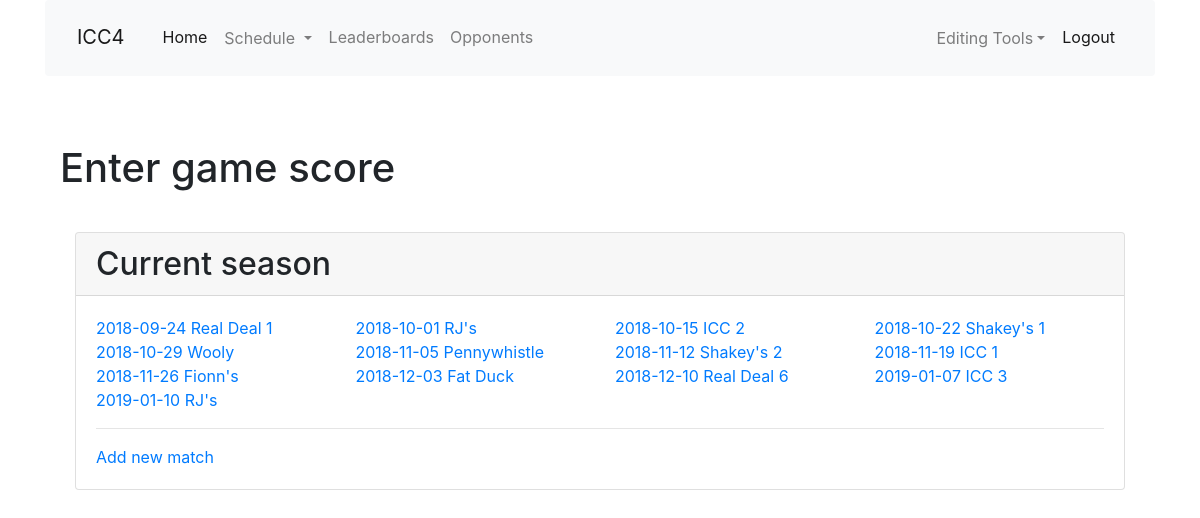
Before: /enter_score (signed in) with the older database file.
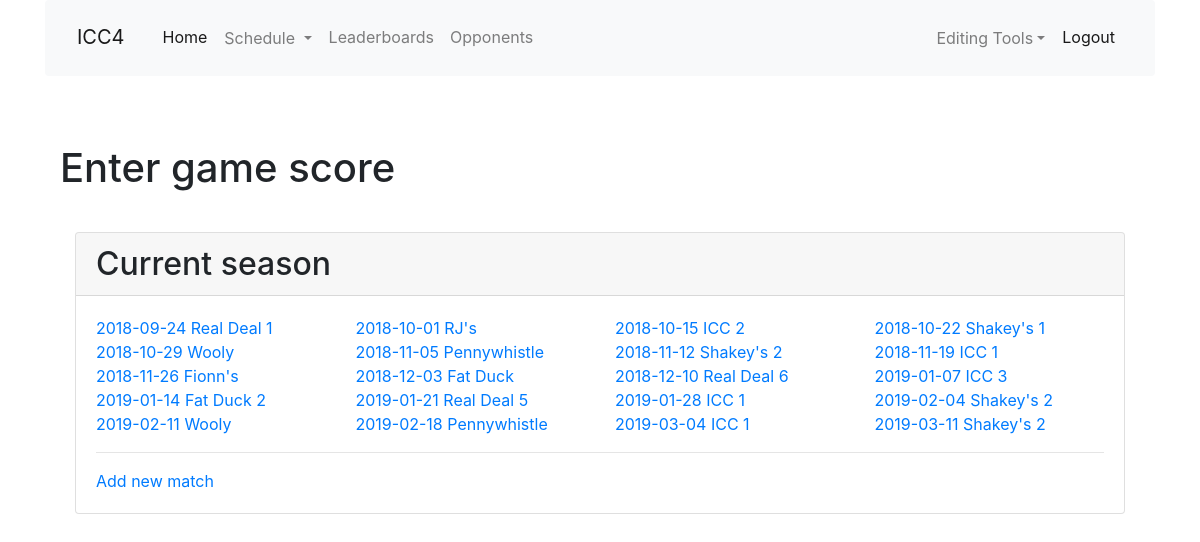
After: the same page with the newer database file.
### app/models.py (models this page shows, shortened)
class Match(db.Model):
    id = db.Column(db.Integer, primary_key=True)
    opponent_id = db.Column(db.Integer, db. ForeignKey('team.id'))
    opponent = db.relationship('Team', back_populates='matches')
    date = db.Column(db.Date, index=True, default=date.today())
    location = db.Column(db.String(64))
    home_away = db.Column(db.String(32), index=True)
    match_type = db.Column(db.String(32), index=True)
    games = db.relationship('Game', back_populates='match', lazy='dynamic')
    team_score = db.Column(db.Integer, index=True)
    opponent_score = db.Column(db.Integer, index=True)
    win = db.Column(db.Boolean, index=True, default=None)
    overtime = db.Column(db.Boolean, index=True, default=False)
    match_summary = db.Column(db.String(512))
    food = db.Column(db.String(128))
    match_stats = db.relationship('MatchStats', uselist=False, back_populates='match')
    high_scores = db.relationship('HighScore', back_populates='match', lazy='dynamic')
    low_scores = db.relationship('LowScore', back_populates='match', lazy='dynamic')
    @hybrid_property
    def season(self):
        return season_from_date(self.date)

class Team(db.Model):
    id = db.Column(db.Integer, primary_key=True)
    name = db.Column(db.String(64), index=True, unique=True)
    home_location = db.Column(db.String(64), index=True)
    address = db.Column(db.String(128), index=True)
    matches = db.relationship('Match', back_populates='opponent', lazy='dynamic')

### app/main/routes.py (the view, shortened to what this page needs)
@bp.route('/enter_score',  methods=['GET', 'POST'], defaults={'id': None})
@bp.route('/enter_score/<id>',  methods=['GET', 'POST'])
@login_required
def enter_score(id):
    match = Match.query.filter_by(id=id).first()
    form = EnterScoresForm(obj=match)
    all_matches = Match.query.order_by(Match.date).all()
    hl_form = HLScoreForm()
    if hl_form.add_btn.data:
        new_row = hl_form.hl_scores.append_entry()
        new_row.player.choices = [(p.nickname,p.nickname) for p in Player.query.all()]
        return render_template('enter_score.html', title='Enter Scores',
        form=form, hl_form=hl_form, match=match, all_matches=all_matches)
    if hl_form.rem_btn.data:
        hl_form.hl_scores.pop_entry()
        return render_template('enter_score.html', title='Enter Scores',
        form=form, hl_form=hl_form, match=match, all_matches=all_matches)
    if request.method=='GET' and match is not None:
        form.load_games(match)
        hl_form.load_scores(match)
    if request.method=='POST' and match is not None:
        form.load_games(match)
        hl_form.load_scores(match)
    return render_template('enter_score.html', title='Enter Scores',
        form=form, hl_form=hl_form, match=match, all_matches=all_matches), print('emd')

### app/main/routes.py (called while the page is built)
@bp.before_request
def before_request():
    g.all_seasons = Season.query.all()

### app/models.py (called while the page is built)
@login.user_loader
def load_user(id):
    return User.query.get(int(id))

### app/templates/enter_score.html (shortened to what this page needs)
{% extends "base.html" %}
{% import 'bootstrap/wtf.html' as wtf %}
{% block app_content %}
<div class="container">
  <h1>Enter game score</h1>
  <br>
  {% set c=3 %}
  <div class="col-12 mt-2 mx-auto">
    <div class="card h-100">
      <h2 class="card-header">Current season</h2>
      <div class="card-body">
        <ul class="row list-unstyled">
        {% for m in all_matches %}
        <li class="col-xs-12 col-sm-6 col-md-4 col-lg-3">
          <a href="{{ url_for('main.enter_score', id=m.id) }}">{{ m.date }} {{ m.opponent.name }}</a>
        </li>
        {% endfor %}
        </ul>
        <hr>
        <a href="{{ url_for('main.match_edit') }}">Add new match</a>
      </div>
    </div>
  </div>
</div>
{% endblock %}

Changed rows visible on the page:
removed Match: date "2019-01-10", opponent.name "RJ's"
added Match: date "2019-01-14", opponent.name "Fat Duck 2"
added Match: date "2019-01-21", opponent.name "Real Deal 5"
added Match: date "2019-01-28", opponent.name "ICC 1"
added Match: date "2019-02-04", opponent.name "Shakey's 2"
added Match: date "2019-02-11", opponent.name "Wooly"
added Match: date "2019-02-18", opponent.name "Pennywhistle"
added Match: date "2019-03-04", opponent.name "ICC 1"
added Match: date "2019-03-11", opponent.name "Shakey's 2"
